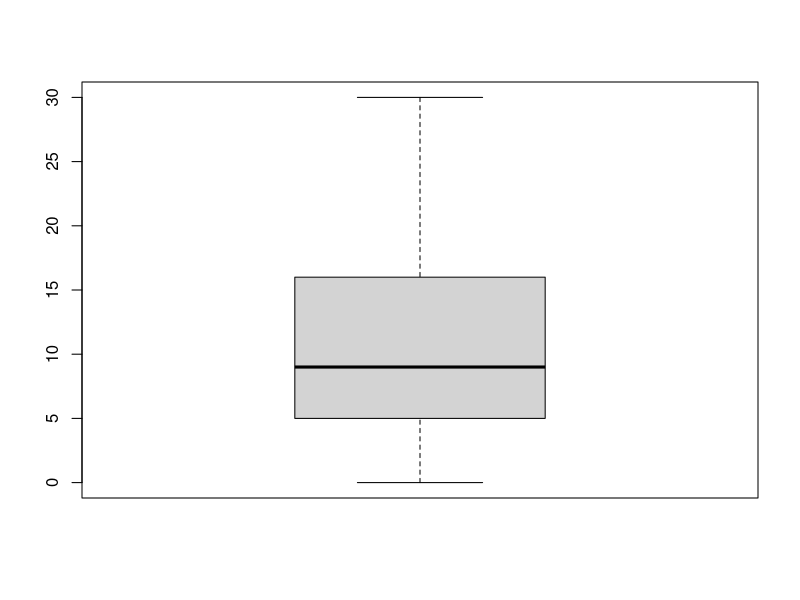
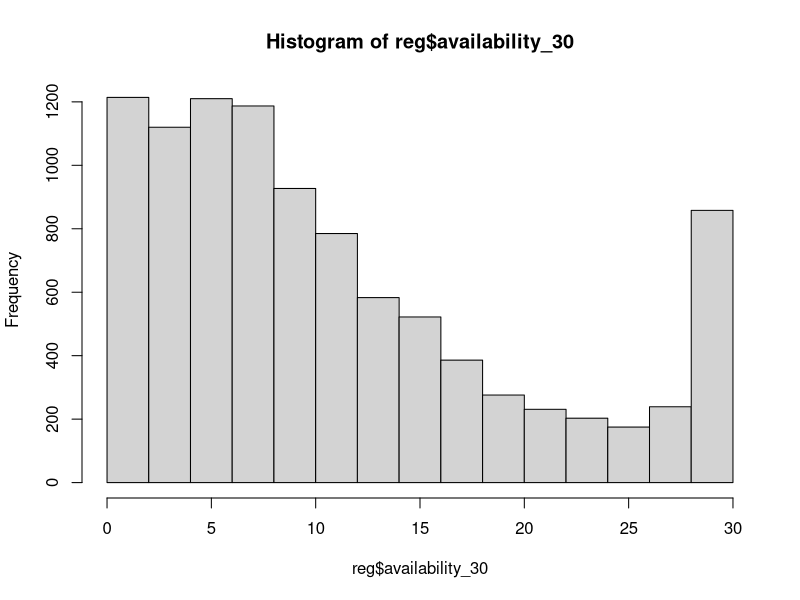
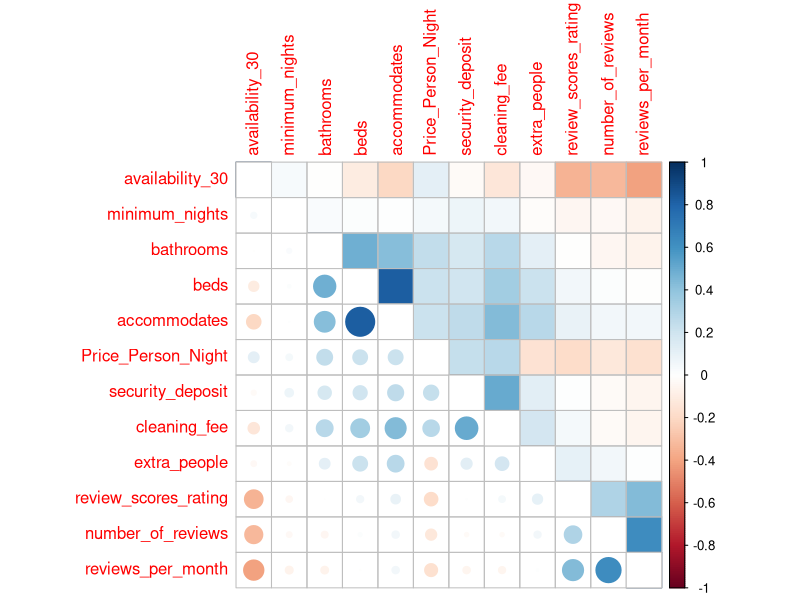
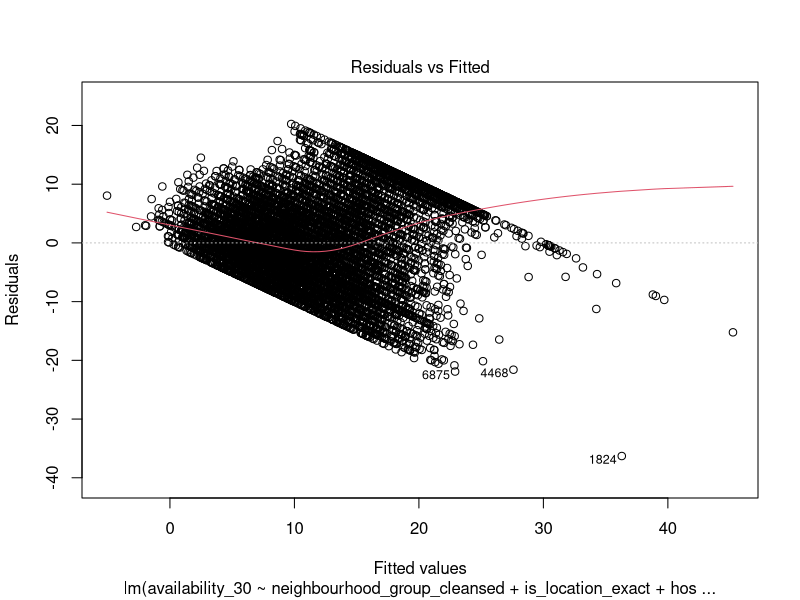
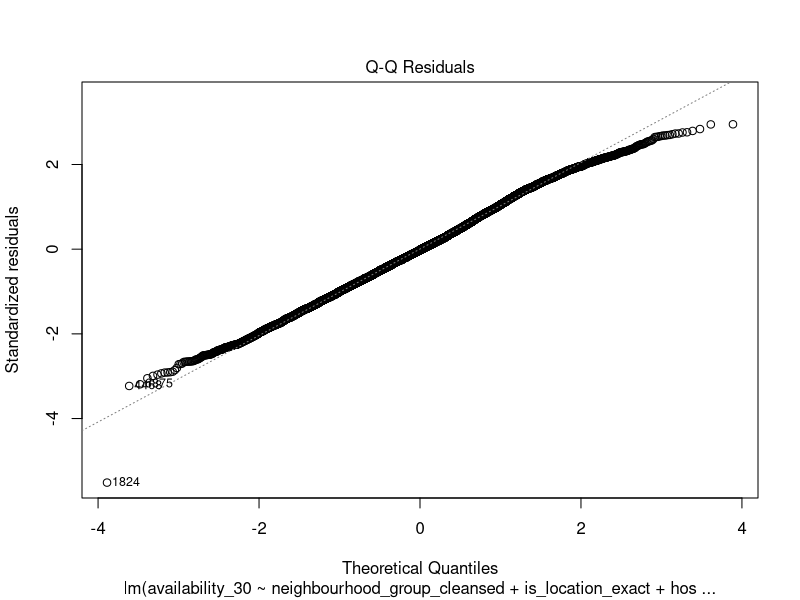
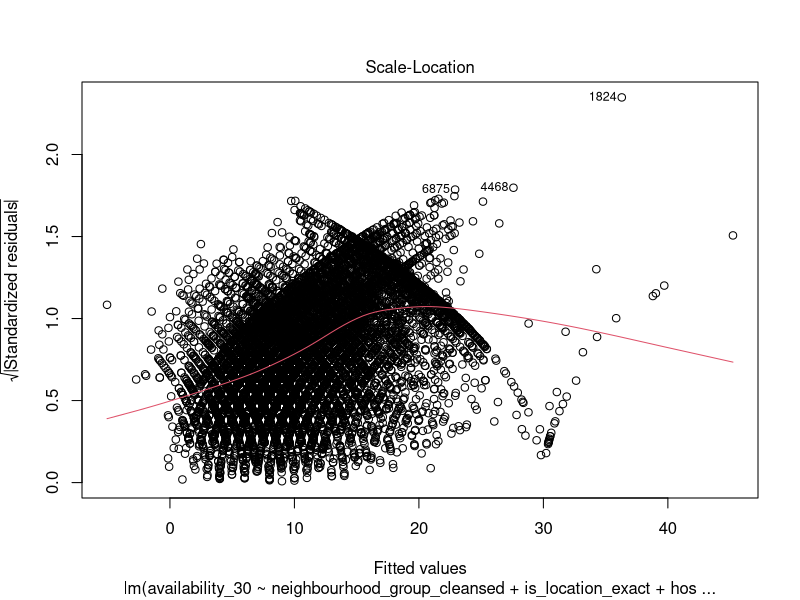
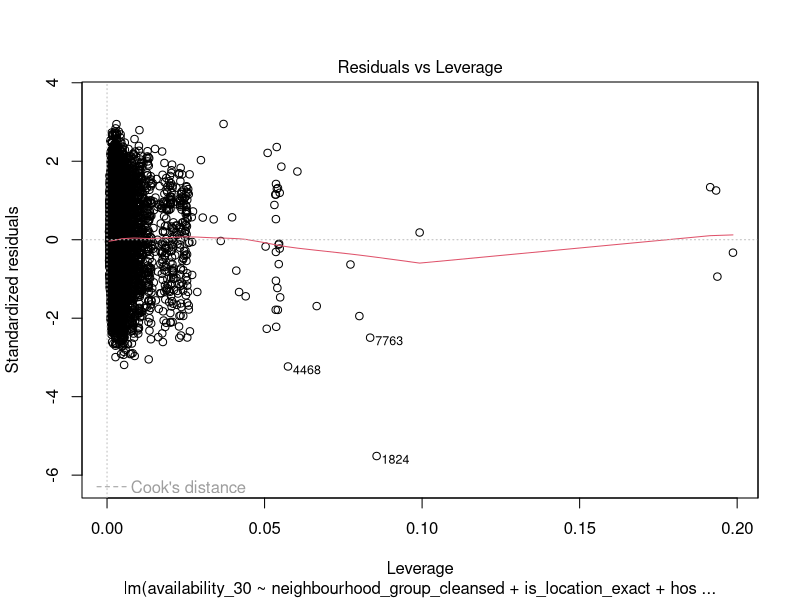
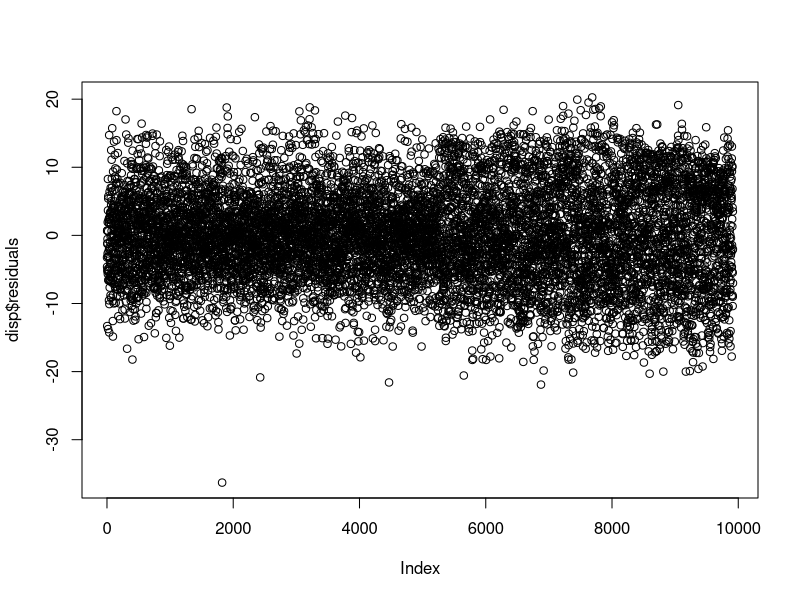

Source code (R) for these figures, in order:

#..............................................................................................................
# TFM 
# MULTIPLE LINEAR REGRESSION ANALYSIS. 

# Objective: Explain/Predict occupancy rate of Madrid's Airbnb listings. 
# Method: Linear Regression
# Target Variable: Availability_30 (number of days in a  month each property is available for rent).
# Date: 10/20/2017
#..............................................................................................................

library(lattice)
library(caret)
library(car)
library(dplyr)
library(ggplot2)
library(corrplot)
#..............................................................................................................

##### 1) READ, EXPLORE, VISUALIZE "RLM.csv". File, cleaned and ready to be analyzed.  
reg <- read.csv('RLM.csv',stringsAsFactors = TRUE)
glimpse(reg)
summary(reg)

table(reg$availability_30)
boxplot(reg$availability_30)
hist(reg$availability_30)

# Select numeric features and check correlations
regcor <-reg[c('availability_30','bathrooms','beds','minimum_nights','Price_Person_Night','security_deposit','number_of_reviews',
               'reviews_per_month','cleaning_fee','extra_people','accommodates','review_scores_rating')]

corrplot.mixed(cor(regcor), lower="circle", upper="color", 
               tl.pos="lt", diag="n", order="hclust", hclust.method="complete")

#.....................................................................................................................
#### 3) FEATURE SELECTION 
train <-lm(availability_30 ~.,reg)
summary(train)

## SIMPLE LINEAR REGRESSION - PREDICTORS 
a<-lm(availability_30 ~ neighbourhood_group_cleansed,reg)
summary(a)

b<-lm(availability_30 ~ bathrooms,reg)
summary(b)

c<-lm(availability_30 ~ bedrooms,reg)
summary(b)

d<-lm(availability_30 ~ beds,reg)
summary(d)

e<-lm(availability_30 ~ guests_included,reg)
summary(e)

g<-lm(availability_30 ~ security_deposit,reg)
summary(g)

h<-lm(availability_30 ~ cancellation_policy,reg)
summary(h)

i<-lm(availability_30 ~ review_scores_accuracy,reg)
summary(i)

j<-lm(availability_30 ~ cleaning_fee,reg)
summary(j)

k<-lm(availability_30 ~ instant_bookable,reg)
 summary(k)
 
# With 27 predictors there are 2^27 combinations to consider. We cannot do it manually so we apply
# "step" function.
step(train, direction = 'backward')

# AIC=n*log(RSS/n)+2k,
# According to the Akaike Information Criteria (AIC) the best model is:
disp <- lm(availability_30 ~ neighbourhood_group_cleansed + host_identity_verified + 
              bathrooms + bedrooms + beds + minimum_nights + price + Price_Person_Night + 
              room_type + security_deposit + number_of_reviews + cancellation_policy + 
              reviews_per_month + review_scores_rating + review_scores_accuracy + 
              review_scores_value + extra_people + accommodates + host_is_superhost + 
              instant_bookable,reg)
summary(disp)

# Review_scores_rating has a p-value = 0.34, so we can infer there is no linear relationship with 
# the response variable; we remove it:
disp <- lm(availability_30 ~ neighbourhood_group_cleansed + is_location_exact + 
             host_identity_verified + bathrooms + bedrooms + beds + minimum_nights + 
             price + Price_Person_Night + room_type + security_deposit + 
             number_of_reviews + cancellation_policy + reviews_per_month + 
             review_scores_accuracy + review_scores_value + extra_people + 
             accommodates + host_is_superhost + instant_bookable,reg)

summary(disp)
plot(disp)
plot(disp$residuals)
# Lets try other models removing neighbourhood and  non significant variables:
disp2 <- lm(availability_30 ~ is_location_exact + bathrooms + 
              beds + maximum_nights + Price_Person_Night + 
              room_type + security_deposit +  number_of_reviews + 
              cancellation_policy + reviews_per_month + review_scores_rating + 
              review_scores_value + extra_people + guests_included + accommodates + 
              host_is_superhost + instant_bookable,reg)
summary(disp2)
plot(disp2)

disp3 <- lm(availability_30 ~ is_location_exact + host_identity_verified + bedrooms+ bathrooms + price +Price_Person_Night + 
              minimum_nights + room_type + security_deposit +  number_of_reviews + reviews_per_month +
              cancellation_policy + review_scores_rating + review_scores_value +extra_people + 
              guests_included + accommodates + host_is_superhost + instant_bookable,reg)
summary(disp3)
plot(disp3)

disp4 <-  lm(availability_30 ~ neighbourhood_group_cleansed + is_location_exact + host_identity_verified +Price_Person_Night + 
               minimum_nights+room_type + security_deposit +  number_of_reviews + reviews_per_month +
               cancellation_policy + review_scores_rating + review_scores_value +extra_people + guests_included+
               host_is_superhost + instant_bookable,reg)
summary(disp4)
plot(disp4)

# ANOVA-MODEL COMPARISON
anova(disp,disp2)
anova(disp,disp4)

# Although there are not remarkable differences, none of them beats disp. It looks like less predictors affect the performance of the alternative models.
# Model disp has the highest R² adjusted, 0.369, better than the other posibilities. So we select disp. 

#.................................................................................................................
## 4) MULTICOLLINEARITY
# Variance Inflaction Factor (vif). VIF = 1/1-R²
vif(disp)

# "Review_scores_acuracy" and "Review_scores_value" are correlated; Given that R_S_accuracy was not very
# significant we remove it.
# Price is also showing value above 5, obviously is correlated with price_per_person so we remove it as well.
disp <- lm(availability_30 ~ neighbourhood_group_cleansed + is_location_exact + 
             host_identity_verified + bathrooms + bedrooms + beds + minimum_nights + 
             Price_Person_Night + room_type + security_deposit + 
             number_of_reviews + cancellation_policy + reviews_per_month + 
             review_scores_value + extra_people + 
             accommodates + host_is_superhost + instant_bookable,reg)
vif(disp)

# All values under 5. No multicollinearity

#........................................................................................................
## 4) VARIANCE ANALYSIS.
# Confirmation of predictors significance:
Anova(disp)

# Variables "beds","bedrooms" and "accommodates" are not significant. Deleted.
# So finallly the model is as follows:
disp <- lm(availability_30 ~ neighbourhood_group_cleansed + is_location_exact + 
             host_identity_verified + bathrooms + minimum_nights + 
             Price_Person_Night + room_type + security_deposit + 
             number_of_reviews + cancellation_policy + reviews_per_month + 
             review_scores_value + extra_people + host_is_superhost + instant_bookable,reg)

summary(disp)

# After removing these predictors, R² adjusted has slightly decreased to 0.368. Such a low difference is a 
# confirmation that those variables were redundant.

#....................................................................................................................
##  5) RESIDUALS ANALYSIS. 
#    Linear regression hypothesis check:
# 1) Linear: E(r) = 0. Residuals vs fitted plot shows there is a slight 'u' shape pattern and thus non-linearity of the 
#    response-predictor relationships.
plot(disp)

# 2) Equal Variance: residuals vs fitted plot shows heterocedasticity.
plot(disp)

# 3) Normal distribution: ok, residuals follow a normal distribution.
hist(disp$residuals)

# 4) Cov(e) = 0. Resduals correlation check  through Durbin-Watson test.
durbinWatsonTest(disp)

# P-value = 0.33 so we fail to accept Ho and therefore infer that residuals are correlated.
# Possible transformations in order to fix heterocedasticity and non linear relationship:
# a) Polynomial regression, lm cannot convert to a quadratic form due to the number of predictors.
# b) Logaritmic, response variable availability_30 has many zeroes, log(0) = inf. 

#.........................................................................................................
#### 6) MODEL ANALYSIS: CONCLUSIONS
# Evaluation:
# The final model has a R² adjusted = 0.368. This is to say that only 36% of the total variance of
# an Airbnb listing availability is explained by our regression model (disp).Then the prediction capacity or the 
# model is poor.
# However, it provides some useful information for landlords like the variables that may affect the availability:
# R summary function displays the results of a hypothesis contrast with F statistic where null hypothesis states that
# there is no linear relationship between availability_30 and the predictors (b1=b2=...bi=0). A p-value < 2.2e-16 allows us to
# reject Ho, or allows us to predict with more than 99% level of confidence that predictors are associated with the 
# availability of listings in Madrid. 
#
# The most interesting findings of the analysis regards to neighbourhoods and room type:
# According to the model Villa de Vallecas,Fuencarral - el pardo,or Barajas are neighbourhoods that increase the 
# availability of o property in Airbnb. These areas are a handicap for maximizing occupancy.
# On the other hand, Centro and Salamanca appear as drivers of higher occupancy rates.
# 
# Listings of Private rooms(room_type) increase the availability of properties in aproximately 5 days (model residuals 
# did not respect hyphotesis so coefficients are biased). 

# Surprisingly "cancelation policy strict and moderate", instead of flexible, reduce the availability.  

#.............................................................................................................
# 7) RECOMMENDATION FOR INVESTORS/LANDLORDS TO MAXIMIZE OCCUPANCY RATE ON AIRBNB PLATFORM.

# 1) Avoid the following districts: Vallecas, Fuerncarral, Barajas, Carabanchel.
# 2) If possible, overweight districts Centro and Salamanca.
# 3) List Entire homes or apartments. Ignore rooms.
# 4) Set the following parameters:
#     - Location exact: yes
#     - Verify host id: yes
#     - instant bookable: yes
#     - Cancellation Policy: moderate
# 5) Pay special attention to:
#     - Price: bear in mind that guests pay more attention to price per person rather than to overall price.
#     - Minimum nights. Greed is not recommended

#.............................................................................................................
